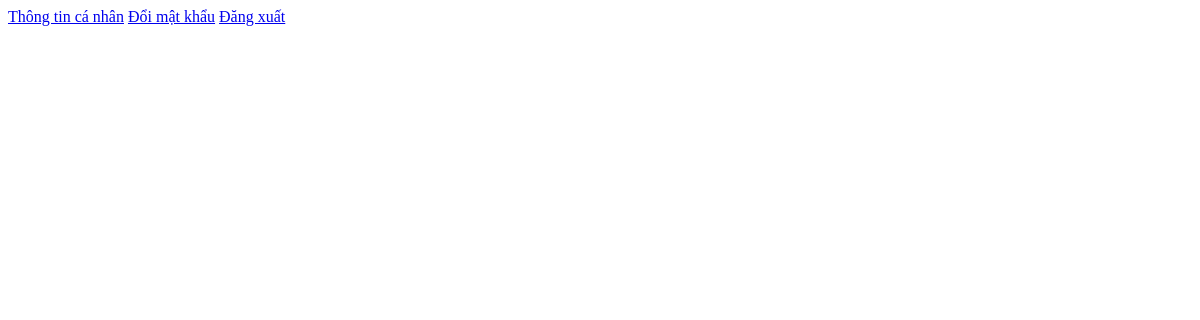
/lecturer/home/1/, run on an earlier commit of the app's database.
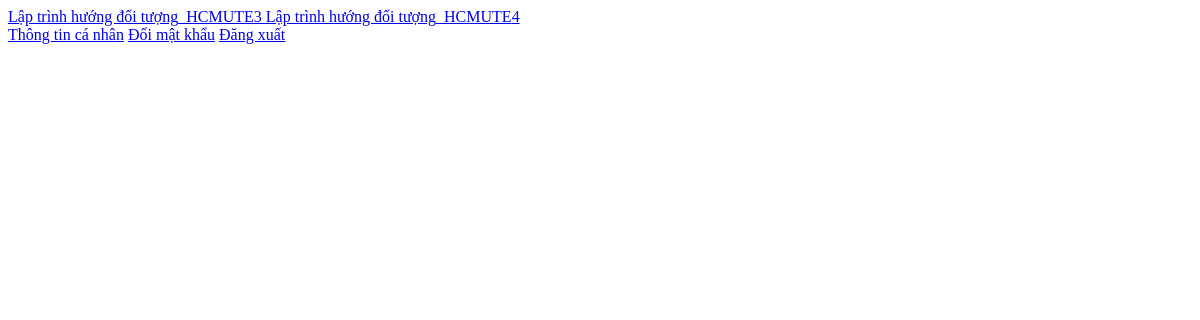
And on a later commit of the database.
### main_site/models.py (models this page shows, shortened)
class Class(models.Model):
    term = models.ForeignKey(Term, on_delete=models.SET_NULL, null=True)
    lecturer = models.ForeignKey(Lecturer, on_delete=models.SET_NULL, null=True)
    subject = models.ForeignKey(Subject, on_delete=models.SET_NULL, null=True)
    start_day = models.DateField()
    start_time = models.TimeField(null=True)
    end_time = models.TimeField(null=True)
    sessions_number = models.IntegerField()

class Subject(models.Model):
    dean = models.ForeignKey(Lecturer, on_delete=models.SET_NULL, null=True)
    name = models.CharField(max_length=100, unique=True)
    credits = models.IntegerField()

### main_site/views.py (the view)
# urls.py: path('lecturer/home/<int:lecturer_id>/', views.get_home_lecturer, name='get_home_lecturer'),
def get_home_lecturer(request, lecturer_id):
    context = {}
    lecturer = Lecturer.objects.filter(id=lecturer_id).first()
    terms = Term.objects.all()
    for term in terms:
        if term.get_attribute():
            context['term'] = term
            context['lecturer'] = lecturer
            classes = Class.objects.filter(lecturer=lecturer, term=term)
            context['classes'] = classes
            break
    return render(request, 'lecturer/home.html', context)

### main_site/models.py (called while the page is built)
    def get_end_day(self):
        return self.start_day + timedelta(weeks=self.number_of_weeks)

    def get_attribute(self):
        current_date = timezone.now().date()
        if self.start_day <= current_date <= self.get_end_day():
            return True

### main_site/templates/lecturer/home.html (shortened to what this page needs)
{% extends "base/base.html" %}
{% block content %}
<div class="classes-link-container">
    {% for class_obj in classes %}
        <a href="{% url "get_class_management_lecturer" class_obj.id %}"> {{class_obj.subject.name}}_HCMUTE{{class_obj.id}} </a>
    {% endfor %}
</div>
<a href="{% url 'get_information_lecturer' lecturer.id%}">Thông tin cá nhân</a>
<a href="{% url 'get_change_password_lecturer' lecturer.id %}">Đổi mật khẩu</a>
<a href="{% url 'get_login_lecturer' %}">Đăng xuất</a>
{% endblock content %}

### main_site/templates/base/base.html (shortened to what this page needs)
<!DOCTYPE html>
<html>
    <head>
    </head>
    <body>
        {% block content %}{% endblock content %}
    </body>
</html>

What changed in the data, as far as the page shows it:
added Class: subject.name "Lập trình hướng đối tượng", id "3"
added Class: subject.name "Lập trình hướng đối tượng", id "4"
